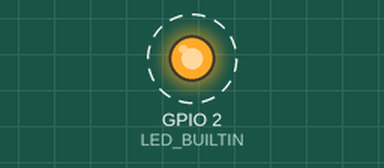
Simulated run of this sketch. Board: ESP32. Shown: output pins drawn as LEDs (lit = HIGH). Dashed ring = blinking. What the sketch prints to the serial monitor is not drawn.

Above: at 0.5 s.
Timing chart, 0 to 4.6 s (numbered marks = the images above):
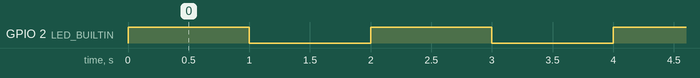

The sketch:

blink.ino
```cpp
/*
  Blink Test for ESP32
  Turns on the built-in LED for one second, then off for one second, repeatedly.
*/

#ifndef LED_BUILTIN
#define LED_BUILTIN 2
#endif

void setup() {
  Serial.begin(115200);
  pinMode(LED_BUILTIN, OUTPUT);
  Serial.println("ESP32 Connectivity Test Started");
}

void loop() {
  digitalWrite(LED_BUILTIN, HIGH);
  Serial.println("LED ON");
  delay(1000);
  digitalWrite(LED_BUILTIN, LOW);
  Serial.println("LED OFF");
  delay(1000);
}
```

Measured:
- by itself, GPIO 2 (LED_BUILTIN): alternates HIGH for 1.0 s and LOW for 1.0 s
